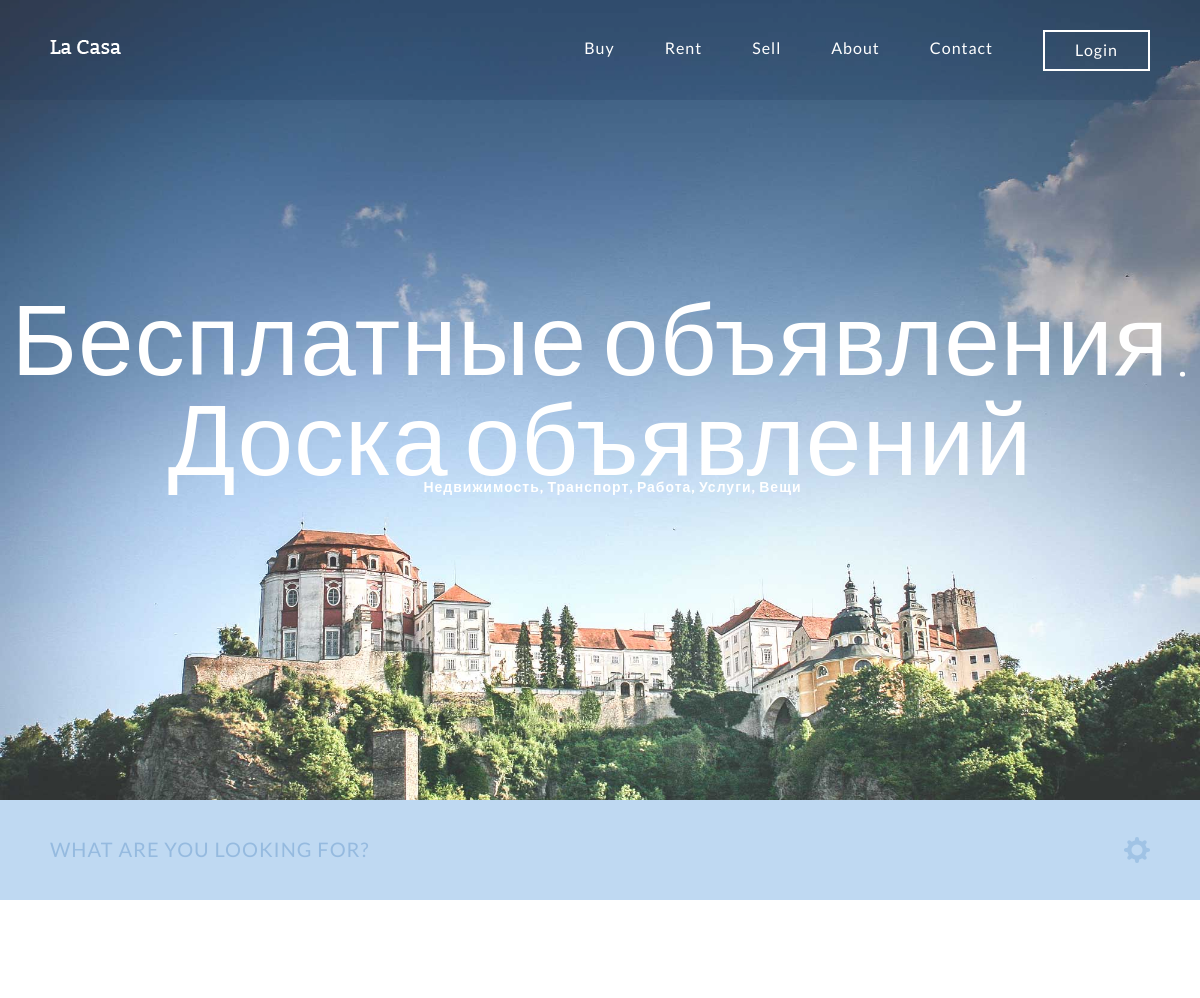
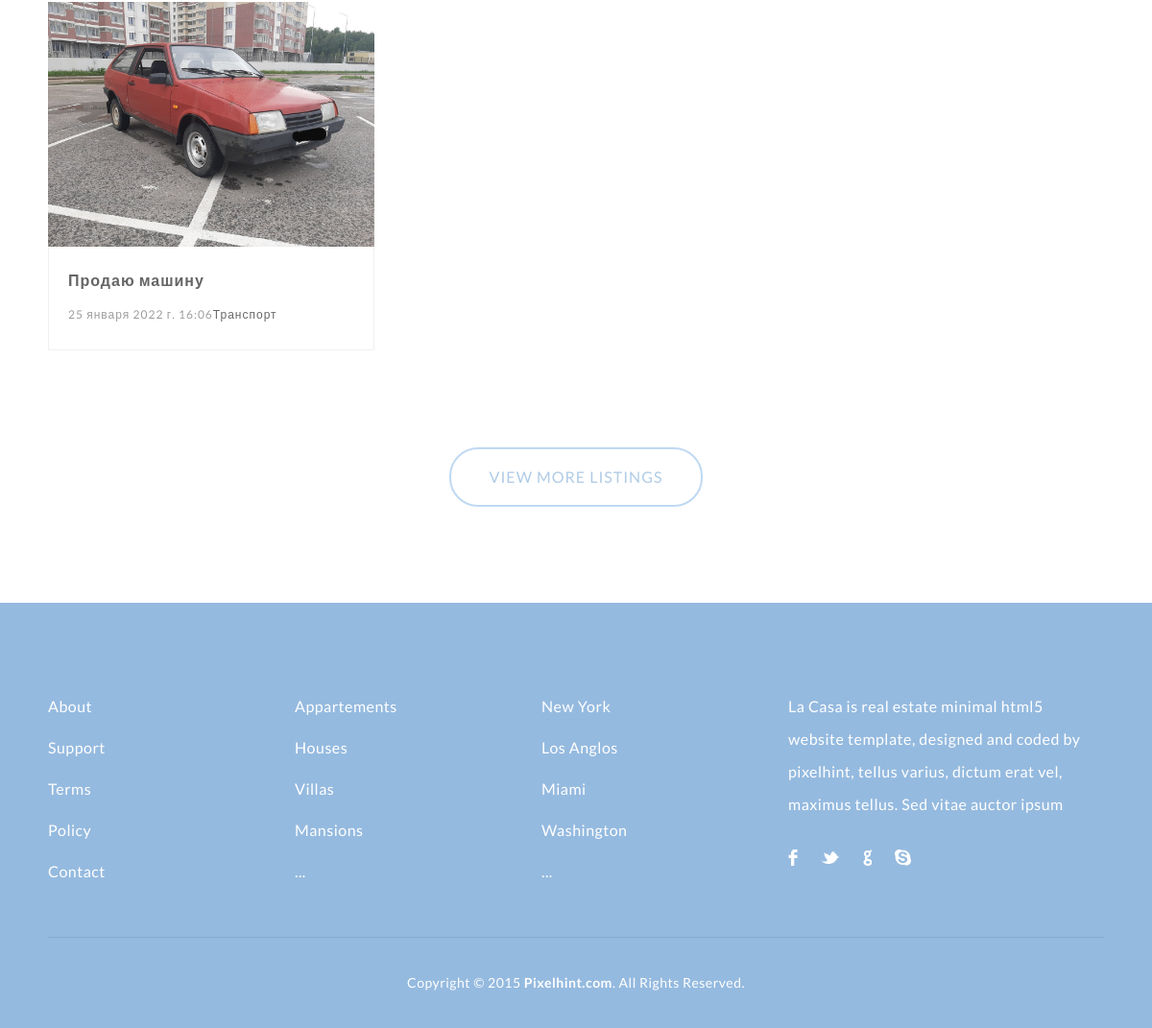
The page / on the database its author committed (2 pictures, top to bottom).
### Bulletin/models.py (models this page shows, shortened)
class Post(models.Model):
    author = models.ForeignKey(User, on_delete=CASCADE)
    title = models.TextField(max_length=100, blank=False)
    description = models.TextField('Описание', max_length=1000, blank=False)
    image = models.ImageField(upload_to='posts/')
    date_pub = models.DateTimeField(default=timezone.now)
    date_edit = models.DateTimeField(default=timezone.now)
    category = models.ForeignKey(Category, verbose_name='Категория', blank=False, on_delete=models.SET_NULL, null=True)
    likes = models.ManyToManyField(User, blank=True, related_name='users_likes_it')
    contact = models.CharField(max_length=15)
    class Meta:
        verbose_name = 'Объявление'
        verbose_name_plural = 'Объявления'

class Category(models.Model):
    name = models.CharField('Категория', max_length=100)
    description = models.TextField('Описание')
    url = models.SlugField(max_length=100, unique=True)
    def __str__(self):
        return f'{self.name}'
    class Meta:
        verbose_name = 'Категория'
        verbose_name_plural = 'Категории'

### Bulletin/views.py (the view)
# urls.py: path('', views.IndexViews.as_view(), name='index'),
class IndexViews(View):
    def get(self, request):
        posts = Post.objects.all()
        return render(request,'BulletinBoard/index.html', {'post_list':posts})

### templates/BulletinBoard/index.html (shortened to what this page needs)
{% load static %}
<!DOCTYPE html>
<html lang="en">
<head>
	<link rel="stylesheet" type="text/css" href="{% static 'css/reset.css' %}" media="all">
	<link rel="stylesheet" type="text/css" href="{% static 'css/responsive.css' %}" media="all">
</head>
<body>
	<section class="hero">
		<header>
			<div class="wrapper">
				<a href="{% url 'index' %}"><img src="{% static 'img/logo.png' %}" class="logo" alt="" titl=""/></a>
				<nav>
					<ul>
						<li><a href="#">Buy</a></li>
						<li><a href="#">Rent</a></li>
						<li><a href="#">Sell</a></li>
						<li><a href="#">About</a></li>
						<li><a href="#">Contact</a></li>
					</ul>
					<a href="#" class="login_btn">Login</a>
				</nav>
			</div>
		</header>
			<section class="caption">
				<h2 class="caption">Бесплатные объявления. Доска объявлений</h2>
				<h3 class="properties">Недвижимость, Транспорт, Работа, Услуги, Вещи</h3>
			</section>
	</section>
	<section class="search">
		<div class="wrapper">
			<form action="#" method="post">
				<input type="text" id="search" name="search" placeholder="What are you looking for?"  autocomplete="off"/>
			</form>
			<a href="#" class="advanced_search_icon" id="advanced_search_btn"></a>
		</div>
	</section>
	<section class="listings">
		<div class="wrapper">
			{% for posts in post_list %}
			<ul class="properties_list">
				<li>
					<a href="post/{{ posts.id }}">
						<img src="{{ posts.image.url }}" alt="" title="" class="property_img"/>
					</a>
					<div class="property_details">
						<h1>
							<a href="post/{{ posts.id }}">{{ posts.title }}</a>
						</h1>
						<h2>{{ posts.date_pub }}<span class="property_size">{{ posts.category }}</span></h2>
					</div>
				</li>
			</ul>
			{% endfor %}
			<div class="more_listing">
				<a href="#" class="more_listing_btn">View More Listings</a>
			</div>
		</div>
	</section>
	<footer>
		<div class="wrapper footer">
			<ul>
				<li class="links">
					<ul>
						<li><a href="#">About</a></li>
						<li><a href="#">Support</a></li>
						<li><a href="#">Terms</a></li>
						<li><a href="#">Policy</a></li>
						<li><a href="#">Contact</a></li>
					</ul>
				</li>
				<li class="links">
					<ul>
						<li><a href="#">Appartements</a></li>
						<li><a href="#">Houses</a></li>
						<li><a href="#">Villas</a></li>
						<li><a href="#">Mansions</a></li>
						<li><a href="#">...</a></li>
					</ul>
				</li>
				<li class="links">
					<ul>
						<li><a href="#">New York</a></li>
						<li><a href="#">Los Anglos</a></li>
						<li><a href="#">Miami</a></li>
						<li><a href="#">Washington</a></li>
						<li><a href="#">...</a></li>
					</ul>
				</li>
				<li class="about">
					<p>La Casa is real estate minimal html5 website template, designed and coded by pixelhint, tellus varius, dictum erat vel, maximus tellus. Sed vitae auctor ipsum</p>
					<ul>
						<li><a href="http://facebook.com/pixelhint" class="facebook" target="_blank"></a></li>
						<li><a href="http://twitter.com/pixelhint" class="twitter" target="_blank"></a></li>
						<li><a href="http://plus.google.com/+Pixelhint" class="google" target="_blank"></a></li>
						<li><a href="#" class="skype"></a></li>
					</ul>
				</li>
			</ul>
		</div>
		<div class="copyrights wrapper">
			Copyright © 2015 <a href="http://pixelhint.com" target="_blank" class="ph_link" title="Download more free Templates">Pixelhint.com</a>. All Rights Reserved.
		</div>
	</footer>
</body>
</html>

### rows shown on the page
Post: image (picture), title "Продаю машину", date_pub "25 января 2022 г. 16:06", category "Транспорт"
